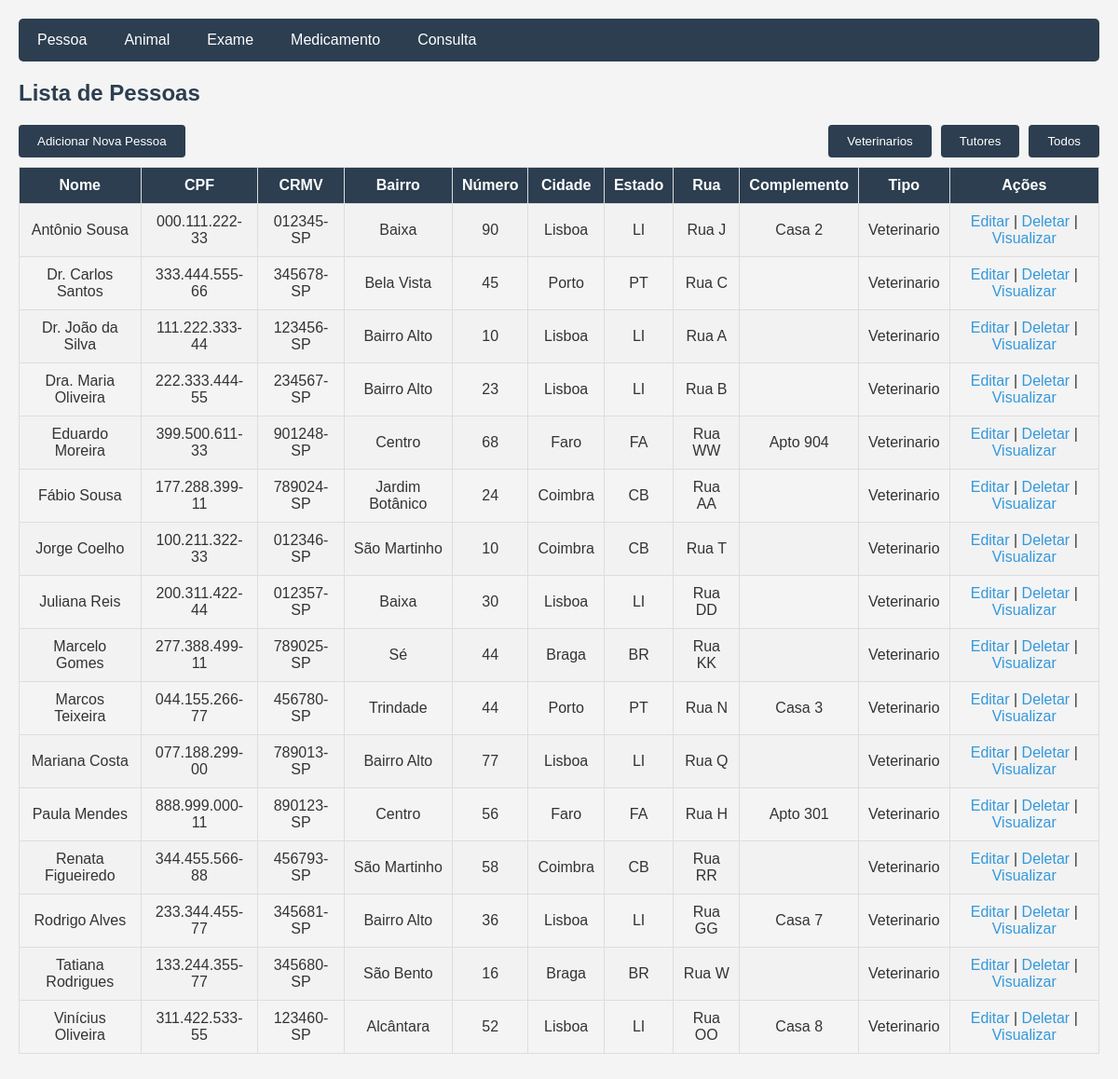
The page /Pessoa/veterinarios.php on the database as committed earlier.
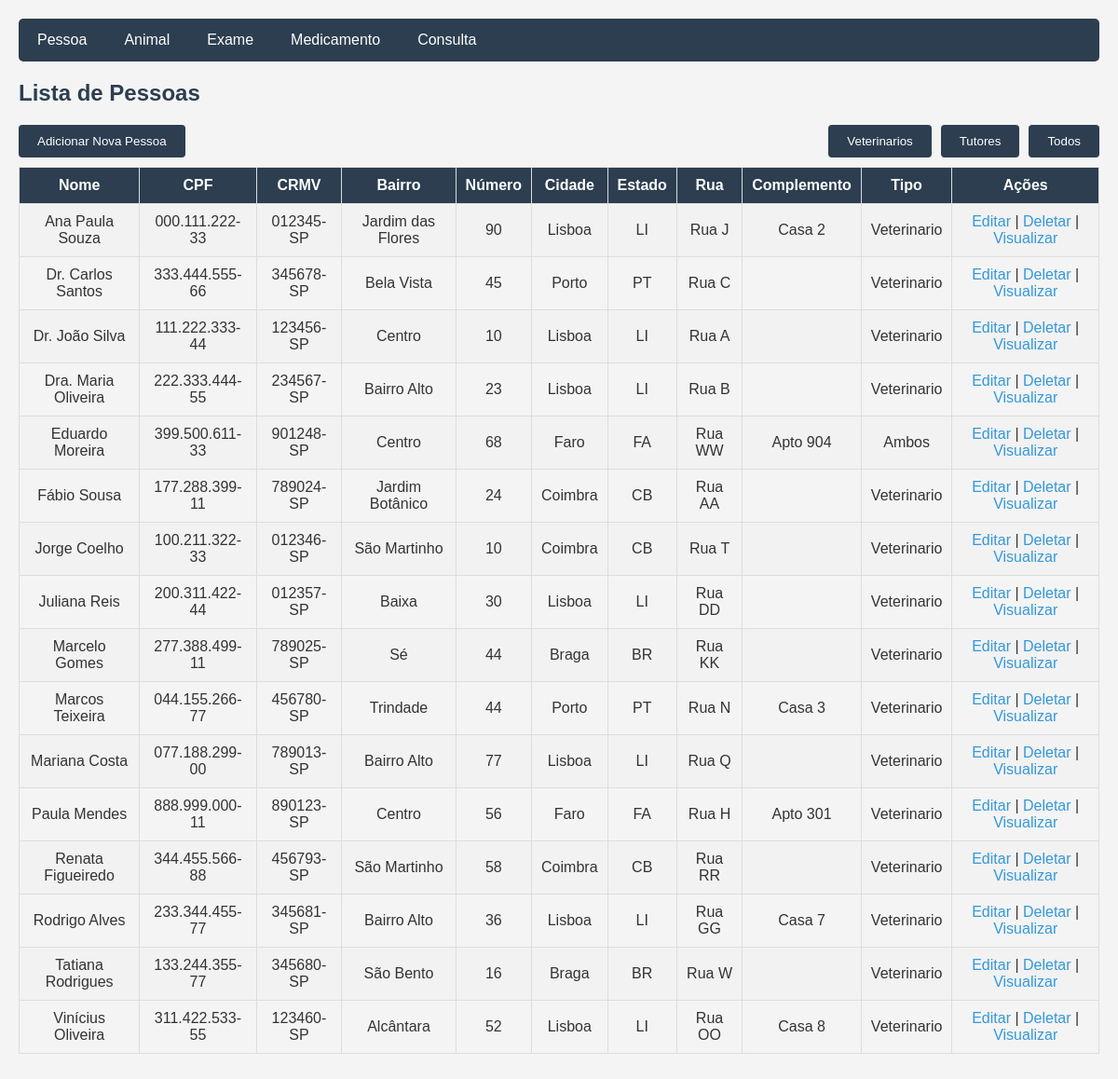
The same page on the database as committed later.
### tables this page shows
CREATE TABLE IF NOT EXISTS Pessoa (
    idPessoa INT NOT NULL AUTO_INCREMENT PRIMARY KEY,
    CRMV VARCHAR(20) NULL,
    CPF VARCHAR(14) NOT NULL,
    nome VARCHAR(60) NOT NULL,
    bairro VARCHAR(60) NOT NULL,
    numero INT NOT NULL,
    cidade VARCHAR(60) NOT NULL,
    estado VARCHAR(60) NOT NULL,
    rua VARCHAR(60) NOT NULL,
    complemento VARCHAR(10) NULL,
    tipo ENUM('Veterinario', 'Tutor', 'Ambos') NOT NULL DEFAULT 'Tutor',
    UNIQUE INDEX CRMV_UNIQUE (CRMV ASC) VISIBLE,
    UNIQUE INDEX CPF_UNIQUE (CPF ASC) VISIBLE);

### Pessoa/veterinarios.php (the view, shortened to what this page needs)
<?php
    include '../config.php';
    $sql = "SELECT * FROM Pessoa WHERE tipo = 'Veterinario' OR tipo = 'Ambos' ORDER BY nome";
    $result = $conn->query($sql);
?>
<!DOCTYPE html>
<html>
<head>
    <link rel="stylesheet" type="text/css" href="../styles.css">
</head>
<body>
    <div class="navbar">
        <a href="index.php">Pessoa</a>
        <a href="../Animal/index.php">Animal</a>
        <a href="../Exame/index.php">Exame</a>
        <a href="../Medicamento/index.php">Medicamento</a>
        <a href="../Consulta/index.php">Consulta</a>
    </div>
    <h2>Lista de Pessoas</h2>
    <div class="button-container">
        <button><a href="create.php">Adicionar Nova Pessoa</a></button>
        <div class="right-buttons">
            <button><a href="veterinarios.php">Veterinarios</a></button>
            <button><a href="tutores.php">Tutores</a></button>
            <button><a href="index.php">Todos</a></button>
        </div>
    </div>
    <table border="1">
        <tr>
            <th>Nome</th>
            <th>CPF</th>
            <th>CRMV</th>
            <th>Bairro</th>
            <th>Número</th>
            <th>Cidade</th>
            <th>Estado</th>
            <th>Rua</th>
            <th>Complemento</th>
            <th>Tipo</th>
            <th>Ações</th>
        </tr>
        <?php
        if ($result->num_rows > 0) {
            while($row = $result->fetch_assoc()) {
                echo "<tr>";
                echo "<td>" . $row["nome"]. "</td>";
                echo "<td>" . $row["CPF"]. "</td>";
                echo "<td>" . $row["CRMV"]. "</td>";
                echo "<td>" . $row["bairro"]. "</td>";
                echo "<td>" . $row["numero"]. "</td>";
                echo "<td>" . $row["cidade"]. "</td>";
                echo "<td>" . $row["estado"]. "</td>";
                echo "<td>" . $row["rua"]. "</td>";
                echo "<td>" . $row["complemento"]. "</td>";
                echo "<td>" . $row["tipo"]. "</td>";
                echo "<td><a href='update.php?idPessoa=" . $row["idPessoa"] . "'>Editar</a> | ";
                echo "<a href='#' onclick='confirmDelete(" . $row["idPessoa"] . ")'>Deletar</a> | ";
                echo "<a href='visualizar.php?idPessoa= " . $row["idPessoa"] . " '>Visualizar</a> </td>";
                echo "</tr>";
            }
        } else {
            echo "<tr><td colspan='12'>Nenhuma pessoa encontrada</td></tr>";
        }
        ?>
    </table>
</body>
</html>

### styles.css (style rules this page uses)
body { font-family: Arial, sans-serif; background-color: #f4f4f4; margin: 0; padding: 20px; color: #333; }
h2 { color: #2c3e50; }
table { width: 100%; border-collapse: collapse; margin-bottom: 20px; }
table, th, td { border: 1px solid #ddd; }
th, td { padding: 10px; text-align: left; text-align: center; vertical-align: middle; }
th { background-color: #2c3e50; color: white; }
tr:nth-child(even) { background-color: #f2f2f2; }
a { color: #3498db; text-decoration: none; }
.navbar { background-color: #2c3e50; overflow: hidden; border-radius: 5px; margin-bottom: 20px; }
.navbar a { float: left; display: block; color: white; text-align: center; padding: 14px 20px; text-decoration: none; }
button { background-color: #2c3e50; padding: 10px 20px; border: none; border-radius: 4px; margin-bottom: 5px; }
button a { color: white; }
.button-container { display: flex; justify-content: space-between; align-items: center; margin-bottom: 5px; }
.right-buttons { display: flex; }
.right-buttons button { margin-left: 10px; }

Rows that differ between the two databases and show on the page:
changed pessoa "012345-SP": nome "Antônio Sousa" → "Ana Paula Souza"; bairro "Baixa" → "Jardim das Flores"
changed pessoa "123456-SP": nome "Dr. João da Silva" → "Dr. João Silva"; bairro "Bairro Alto" → "Centro"
changed pessoa "Eduardo Moreira": tipo "Veterinario" → "Ambos"
